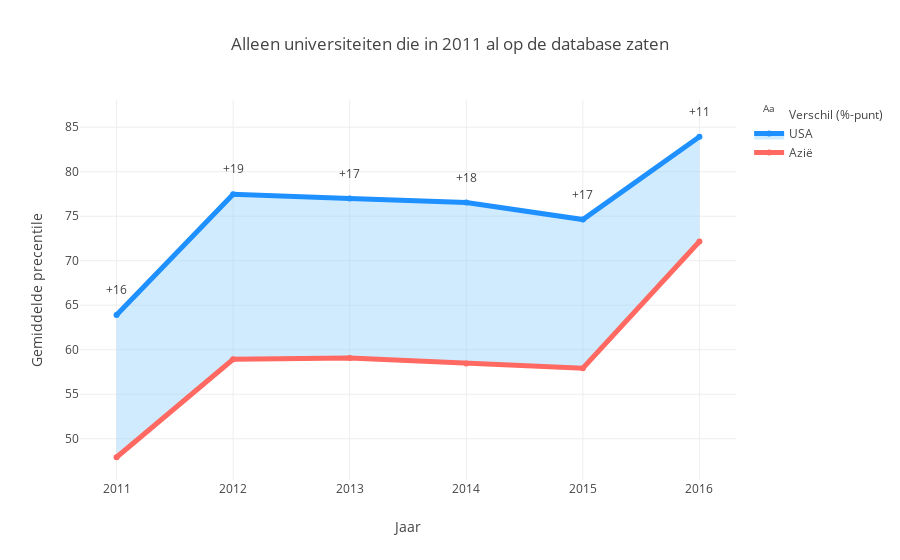

Source (notebook cell):
### Code cell
univ2011 = times.loc[times['year'] == 2011]['university_name']
rankasia_filtered = asias.loc[asias['university_name'].isin(univ2011)].groupby(['year']).mean()
rankUSA_filtered = USA.loc[USA['university_name'].isin(univ2011)].groupby(['year']).mean()

trace1 = go.Scatter(
    x=rankasia_filtered.index,
    y=rankasia_filtered['percentile'],
#     fill='tonexty',
    mode='lines+markers',
    line={
        "width": 5,
        "color": '#FF6961'
    },
    name='Azië',
    hoverinfo='none'
)

trace2 = go.Scatter(
    x=rankUSA_filtered.index,
    y=rankUSA_filtered['percentile'],
    fill='tonexty',
    fillcolor='rgba(135, 206, 250, 0.4)',
#     opacity=0.1,
    mode='lines+markers',
    line={
        "width": 5,
        "color": '#1e90ff'
    },
    name='USA',
#     hoverinfo="text",
#     text=list('+' + str(int(u) - int(a)) for u, a in zip(rankUSA_filtered['percentile'], rankasia_filtered['percentile'])),
    textposition='top center'
)
lable = go.Scatter(
    x=rankUSA_filtered.index,
    y=rankUSA_filtered['percentile'].map(lambda x: x+2),
    mode='text',
    name='Verschil (%-punt)',
    hoverinfo="text",
    text=list('+' + str(int(u) - int(a)) for u, a in zip(rankUSA_filtered['percentile'], rankasia_filtered['percentile'])),
    textposition='top center'
)
data = [trace1, trace2, lable]

layout = go.Layout(
    
    barmode='group',
    
    title=go.layout.Title(
        text='Alleen universiteiten die in 2011 al op de database zaten',
        
    ),
    xaxis=go.layout.XAxis(
#         gridwidth=5,
#         range=[2012,2017],
#         gridcolor='black',
        title=go.layout.xaxis.Title(
            text='Jaar'
        ),
        type='category' # het type van de X as is categorisch
    ),
    yaxis = go.layout.YAxis(
#         gridwidth=5,
#         gridcolor='black',
        title=go.layout.yaxis.Title(
            text='Gemiddelde precentile'
        ),
#         range=[2014, 2017]
    )
)

fig = go.Figure(data=data, layout=layout)
iplot(fig)

### Figure 1 — Plotly figure (JSON) as saved in the notebook; plotly's stock layout.template omitted (floating-point values rounded to 4 significant figures)
{"data": [{"hoverinfo": "none", "line": {"color": "#FF6961", "width": 5}, "mode": "lines+markers", "name": "Azië", "type": "scatter", "uid": "74597466-6b9f-493b-8629-ee777c32bd12", "x": [2011, 2012, 2013, 2014, 2015, 2016], "y": [47.92, 58.93, 59.07, 58.46, 57.92, 72.15]}, {"fill": "tonexty", "fillcolor": "rgba(135, 206, 250, 0.4)", "line": {"color": "#1e90ff", "width": 5}, "mode": "lines+markers", "name": "USA", "textposition": "top center", "type": "scatter", "uid": "525f8e8e-cdd8-467c-8935-32472504f049", "x": [2011, 2012, 2013, 2014, 2015, 2016], "y": [63.9, 77.48, 77.0, 76.53, 74.63, 83.92]}, {"hoverinfo": "text", "mode": "text", "name": "Verschil (%-punt)", "text": ["+16", "+19", "+17", "+18", "+17", "+11"], "textposition": "top center", "type": "scatter", "uid": "ea95d0d6-8658-4d1c-a32f-c9dda9f38029", "x": [2011, 2012, 2013, 2014, 2015, 2016], "y": [65.9, 79.48, 79.0, 78.53, 76.63, 85.92]}], "layout": {"barmode": "group", "title": {"text": "Alleen universiteiten die in 2011 al op de database zaten"}, "xaxis": {"title": {"text": "Jaar"}, "type": "category"}, "yaxis": {"title": {"text": "Gemiddelde precentile"}}}}
